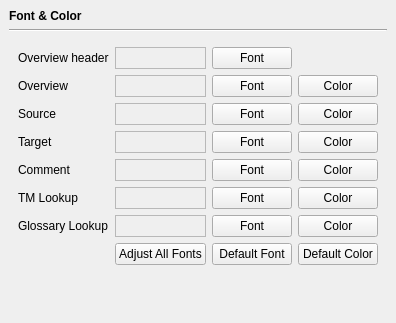
        <widget class="QWidget" name="interface" >
         <layout class="QGridLayout" >
          <property name="margin" >
           <number>9</number>
          </property>
          <property name="spacing" >
           <number>6</number>
          </property>
          <item row="1" column="0" >
           <widget class="Line" name="line_2" >
            <property name="orientation" >
             <enum>Qt::Horizontal</enum>
            </property>
           </widget>
          </item>
          <item row="0" column="0" >
           <widget class="QLabel" name="label_4" >
            <property name="font" >
             <font>
              <weight>75</weight>
              <bold>true</bold>
             </font>
            </property>
            <property name="text" >
             <string>Font &amp; Color</string>
            </property>
           </widget>
          </item>
          <item row="2" column="0" >
           <widget class="QFrame" name="frame2" >
            <property name="sizePolicy" >
             <sizepolicy>
              <hsizetype>7</hsizetype>
              <vsizetype>7</vsizetype>
              <horstretch>0</horstretch>
              <verstretch>0</verstretch>
             </sizepolicy>
            </property>
            <layout class="QGridLayout" >
             <property name="margin" >
              <number>9</number>
             </property>
             <property name="spacing" >
              <number>6</number>
             </property>
             <item row="7" column="1" >
              <widget class="QPushButton" name="bntAdjustAllFont" >
               <property name="text" >
                <string>Adjust All Fonts</string>
               </property>
              </widget>
             </item>
             <item row="7" column="2" >
              <widget class="QPushButton" name="bntDefaultsFont" >
               <property name="whatsThis" >
                <string>&lt;h3>Defaults Font&lt;/h3>Once this button is clicked, Overview, Source, Target and Comment will be set to default font, Serif, 10.</string>
               </property>
               <property name="text" >
                <string>Default Font</string>
               </property>
              </widget>
             </item>
             <item row="7" column="3" >
              <widget class="QPushButton" name="bntDefaultsColor" >
               <property name="whatsThis" >
                <string>&lt;h3>Defaults Color&lt;/h3>Once this button is clicked, Overview, Source, Target and Comment will be set to default color, black.</string>
               </property>
               <property name="text" >
                <string>Default Color</string>
               </property>
              </widget>
             </item>
             <item row="6" column="3" >
              <widget class="QPushButton" name="btnColorGlossary" >
               <property name="whatsThis" >
                <string>&lt;h3>Comment Color&lt;/h3>Click this button  will show up a color dialog box where you can choose color for comment text.</string>
               </property>
               <property name="text" >
                <string>Color</string>
               </property>
              </widget>
             </item>
             <item row="3" column="1" >
              <widget class="QLabel" name="lblTarget" >
               <property name="sizePolicy" >
                <sizepolicy>
                 <hsizetype>7</hsizetype>
                 <vsizetype>1</vsizetype>
                 <horstretch>0</horstretch>
                 <verstretch>0</verstretch>
                </sizepolicy>
               </property>
               <property name="toolTip" >
                <string>Target Sample</string>
               </property>
               <property name="whatsThis" >
                <string>&lt;h3>Target Sample&lt;/h3>This lable displayed the current font name, style, size and color sample of target dock widget.</string>
               </property>
               <property name="frameShape" >
                <enum>QFrame::StyledPanel</enum>
               </property>
               <property name="text" >
                <string/>
               </property>
              </widget>
             </item>
             <item row="2" column="1" >
              <widget class="QLabel" name="lblSource" >
               <property name="sizePolicy" >
                <sizepolicy>
                 <hsizetype>7</hsizetype>
                 <vsizetype>1</vsizetype>
                 <horstretch>0</horstretch>
                 <verstretch>0</verstretch>
                </sizepolicy>
               </property>
               <property name="toolTip" >
                <string>Source Sample</string>
               </property>
               <property name="whatsThis" >
                <string>&lt;h3>Source Sample&lt;/h3>This lable displayed the current font name, style, size and color sample of source dock widget.</string>
               </property>
               <property name="frameShape" >
                <enum>QFrame::StyledPanel</enum>
               </property>
               <property name="text" >
                <string/>
               </property>
              </widget>
             </item>
             <item row="1" column="1" >
              <widget class="QLabel" name="lblOverView" >
               <property name="sizePolicy" >
                <sizepolicy>
                 <hsizetype>7</hsizetype>
                 <vsizetype>1</vsizetype>
                 <horstretch>0</horstretch>
                 <verstretch>0</verstretch>
                </sizepolicy>
               </property>
               <property name="toolTip" >
                <string>Overview Sample</string>
               </property>
               <property name="whatsThis" >
                <string>&lt;h3>Overview Sample&lt;/h3>This lable displayed the current font name, style, size and color sample of overview dock widget.</string>
               </property>
               <property name="frameShape" >
                <enum>QFrame::StyledPanel</enum>
               </property>
               <property name="text" >
                <string/>
               </property>
              </widget>
             </item>
             <item row="0" column="2" >
              <widget class="QPushButton" name="bntFontOverviewHeader" >
               <property name="whatsThis" >
                <string>&lt;h3>Overview Header Font&lt;/h3>Click this button  will show up a font dialog box where you can select fontname, style and size for overview header text.</string>
               </property>
               <property name="text" >
                <string>Font</string>
               </property>
              </widget>
             </item>
             <item row="1" column="2" >
              <widget class="QPushButton" name="bntFontOverview" >
               <property name="whatsThis" >
                <string>&lt;h3>Overview Font&lt;/h3>Click this button  will show up a font dialog box where you can select fontname, style and size for overview text.</string>
               </property>
               <property name="text" >
                <string>Font</string>
               </property>
              </widget>
             </item>
             <item row="2" column="2" >
              <widget class="QPushButton" name="bntFontSource" >
               <property name="whatsThis" >
                <string>&lt;h3>Source Font&lt;/h3>Click this button  will show up a font dialog box where you can select fontname, style and size for source text.</string>
               </property>
               <property name="text" >
                <string>Font</string>
               </property>
              </widget>
             </item>
             <item row="3" column="2" >
              <widget class="QPushButton" name="bntFontTarget" >
               <property name="whatsThis" >
                <string>&lt;h3>Target Font&lt;/h3>Click this button  will show up a font dialog box where you can select fontname, style and size for target text.</string>
               </property>
               <property name="text" >
                <string>Font</string>
               </property>
              </widget>
             </item>
             <item row="1" column="3" >
              <widget class="QPushButton" name="btnColorOverview" >
               <property name="whatsThis" >
                <string>&lt;h3>Overview Color&lt;/h3>Click this button  will show up a color dialog box where you can choose color for overview text.</string>
               </property>
               <property name="text" >
                <string>Color</string>
               </property>
              </widget>
             </item>
             <item row="2" column="3" >
              <widget class="QPushButton" name="btnColorSource" >
               <property name="whatsThis" >
                <string>&lt;h3>Source Color&lt;/h3>Click this button  will show up a color dialog box where you can choose color for source text.</string>
               </property>
               <property name="text" >
                <string>Color</string>
               </property>
              </widget>
             </item>
             <item row="3" column="3" >
              <widget class="QPushButton" name="btnColorTarget" >
               <property name="whatsThis" >
                <string>&lt;h3>Target Color&lt;/h3>Click this button  will show up a color dialog box where you can choose color for target text.</string>
               </property>
               <property name="text" >
                <string>Color</string>
               </property>
              </widget>
             </item>
             <item row="3" column="0" >
              <widget class="QLabel" name="label4_3" >
               <property name="text" >
                <string>Target</string>
               </property>
              </widget>
             </item>
             <item row="1" column="0" >
              <widget class="QLabel" name="label2_5" >
               <property name="text" >
                <string>Overview</string>
               </property>
               <property name="scaledContents" >
                <bool>true</bool>
               </property>
               <property name="wordWrap" >
                <bool>true</bool>
               </property>
               <property name="indent" >
                <number>0</number>
               </property>
              </widget>
             </item>
             <item row="0" column="0" >
              <widget class="QLabel" name="label2_4" >
               <property name="text" >
                <string>Overview header</string>
               </property>
               <property name="scaledContents" >
                <bool>true</bool>
               </property>
               <property name="wordWrap" >
                <bool>true</bool>
               </property>
               <property name="indent" >
                <number>0</number>
               </property>
              </widget>
             </item>
             <item row="2" column="0" >
              <widget class="QLabel" name="Source_2" >
               <property name="text" >
                <string>Source</string>
               </property>
              </widget>
             </item>
             <item row="4" column="0" >
              <widget class="QLabel" name="lblsupportteam_2" >
               <property name="text" >
                <string>Comment</string>
               </property>
              </widget>
             </item>
             <item row="4" column="1" >
              <widget class="QLabel" name="lblComment" >
               <property name="sizePolicy" >
                <sizepolicy>
                 <hsizetype>7</hsizetype>
                 <vsizetype>1</vsizetype>
                 <horstretch>0</horstretch>
                 <verstretch>0</verstretch>
                </sizepolicy>
               </property>
               <property name="toolTip" >
                <string>Comment Sample</string>
               </property>
               <property name="whatsThis" >
                <string>&lt;h3>Comment Sample&lt;/h3>This lable displayed the current font name, style, size and color sample of comment dock widget.</string>
               </property>
               <property name="frameShape" >
                <enum>QFrame::StyledPanel</enum>
               </property>
               <property name="text" >
                <string/>
               </property>
              </widget>
             </item>
             <item row="4" column="2" >
              <widget class="QPushButton" name="bntFontComment" >
               <property name="whatsThis" >
                <string>&lt;h3>Comment Font&lt;/h3>Click this button  will show up a font dialog box where you can select fontname, style and size for comment text.</string>
               </property>
               <property name="text" >
                <string>Font</string>
               </property>
              </widget>
             </item>
             <item row="4" column="3" >
              <widget class="QPushButton" name="btnColorComment" >
               <property name="whatsThis" >
                <string>&lt;h3>Comment Color&lt;/h3>Click this button  will show up a color dialog box where you can choose color for comment text.</string>
               </property>
               <property name="text" >
                <string>Color</string>
               </property>
              </widget>
             </item>
             <item row="5" column="0" >
              <widget class="QLabel" name="lblsupportteam_3" >
               <property name="text" >
                <string>TM Lookup</string>
               </property>
              </widget>
             </item>
             <item row="5" column="1" >
              <widget class="QLabel" name="lblTM" >
               <property name="sizePolicy" >
                <sizepolicy>
                 <hsizetype>7</hsizetype>
                 <vsizetype>1</vsizetype>
                 <horstretch>0</horstretch>
                 <verstretch>0</verstretch>
                </sizepolicy>
               </property>
               <property name="toolTip" >
                <string>Comment Sample</string>
               </property>
               <property name="whatsThis" >
                <string>&lt;h3>Comment Sample&lt;/h3>This lable displayed the current font name, style, size and color sample of comment dock widget.</string>
               </property>
               <property name="frameShape" >
                <enum>QFrame::StyledPanel</enum>
               </property>
               <property name="text" >
                <string/>
               </property>
              </widget>
             </item>
             <item row="5" column="2" >
              <widget class="QPushButton" name="bntFontTM" >
               <property name="whatsThis" >
                <string>&lt;h3>Comment Font&lt;/h3>Click this button  will show up a font dialog box where you can select fontname, style and size for comment text.</string>
               </property>
               <property name="text" >
                <string>Font</string>
               </property>
              </widget>
             </item>
             <item row="5" column="3" >
              <widget class="QPushButton" name="btnColorTM" >
               <property name="whatsThis" >
                <string>&lt;h3>Comment Color&lt;/h3>Click this button  will show up a color dialog box where you can choose color for comment text.</string>
               </property>
               <property name="text" >
                <string>Color</string>
               </property>
              </widget>
             </item>
             <item row="6" column="2" >
              <widget class="QPushButton" name="bntFontGlossary" >
               <property name="whatsThis" >
                <string>&lt;h3>Comment Font&lt;/h3>Click this button  will show up a font dialog box where you can select fontname, style and size for comment text.</string>
               </property>
               <property name="text" >
                <string>Font</string>
               </property>
              </widget>
             </item>
             <item row="6" column="0" >
              <widget class="QLabel" name="lblsupportteam_4" >
               <property name="text" >
                <string>Glossary Lookup</string>
               </property>
              </widget>
             </item>
             <item row="6" column="1" >
              <widget class="QLabel" name="lblGlossary" >
               <property name="sizePolicy" >
                <sizepolicy>
                 <hsizetype>7</hsizetype>
                 <vsizetype>1</vsizetype>
                 <horstretch>0</horstretch>
                 <verstretch>0</verstretch>
                </sizepolicy>
               </property>
               <property name="toolTip" >
                <string>Comment Sample</string>
               </property>
               <property name="whatsThis" >
                <string>&lt;h3>Comment Sample&lt;/h3>This lable displayed the current font name, style, size and color sample of comment dock widget.</string>
               </property>
               <property name="frameShape" >
                <enum>QFrame::StyledPanel</enum>
               </property>
               <property name="text" >
                <string/>
               </property>
              </widget>
             </item>
             <item row="0" column="1" >
              <widget class="QLabel" name="lblOverViewHeader" >
               <property name="sizePolicy" >
                <sizepolicy>
                 <hsizetype>7</hsizetype>
                 <vsizetype>1</vsizetype>
                 <horstretch>0</horstretch>
                 <verstretch>0</verstretch>
                </sizepolicy>
               </property>
               <property name="toolTip" >
                <string>Overview Header Sample</string>
               </property>
               <property name="whatsThis" >
                <string>&lt;h3>Overview Header Sample&lt;/h3>This lable displayed the current font name, style, size and color sample of overview header dock widget.</string>
               </property>
               <property name="frameShape" >
                <enum>QFrame::StyledPanel</enum>
               </property>
               <property name="text" >
                <string/>
               </property>
              </widget>
             </item>
            </layout>
           </widget>
          </item>
          <item row="3" column="0" >
           <spacer>
            <property name="orientation" >
             <enum>Qt::Vertical</enum>
            </property>
            <property name="sizeHint" >
             <size>
              <width>20</width>
              <height>40</height>
             </size>
            </property>
           </spacer>
          </item>
         </layout>
        </widget>
